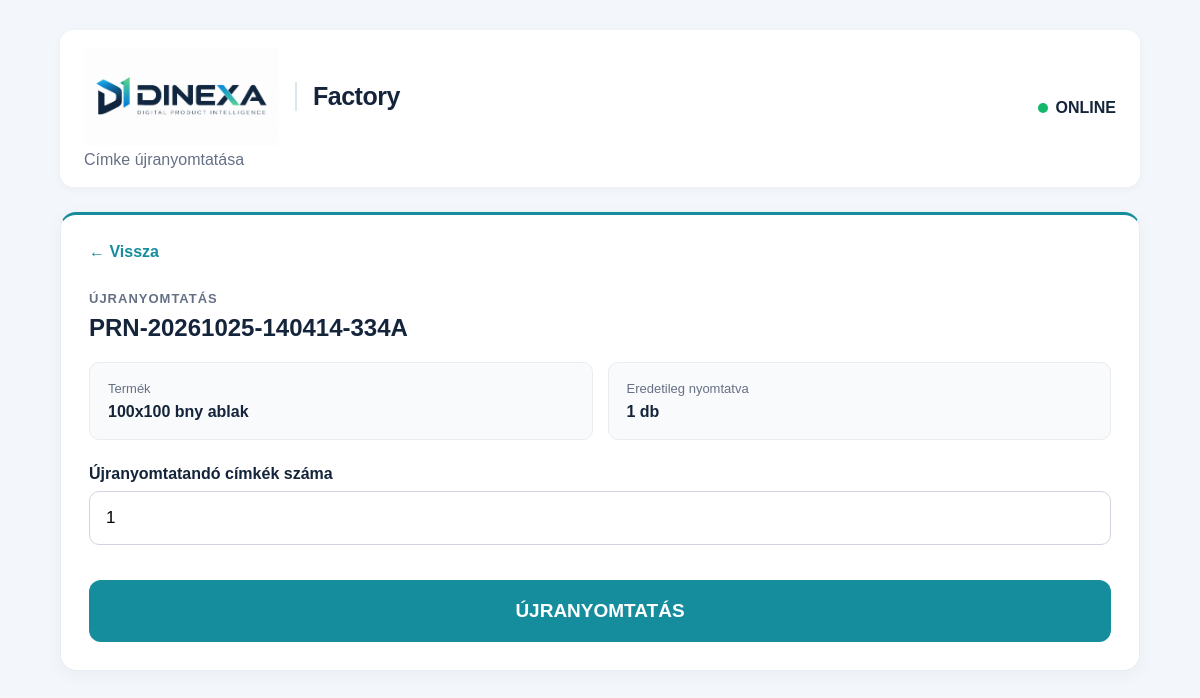
The page /reprint/PRN-20261025-140414-334A (signed in) on the database its author committed.
### tables this page shows
CREATE TABLE print_log (
            id INTEGER PRIMARY KEY AUTOINCREMENT,
            print_id TEXT UNIQUE NOT NULL,
            company TEXT NOT NULL,
            product TEXT NOT NULL,
            category TEXT,
            quantity INTEGER NOT NULL,
            employee_id TEXT,
            printed_at TEXT NOT NULL,
            status TEXT NOT NULL
        , product_id TEXT, synced INTEGER NOT NULL DEFAULT 0);

CREATE TABLE products (
            id INTEGER PRIMARY KEY AUTOINCREMENT,
            company_id TEXT NOT NULL,
            product_id TEXT UNIQUE NOT NULL,
            category_code TEXT NOT NULL,
            category_name TEXT NOT NULL,
            product_name TEXT NOT NULL,
            dpp_id TEXT UNIQUE NOT NULL,
            sku TEXT,
            active INTEGER NOT NULL DEFAULT 1
        , qr_file TEXT, central_category_id INTEGER, dpp_version INTEGER);

### app.py (the view, shortened to what this page needs)
@app.route("/reprint/<print_id>", methods=["GET", "POST"])
def reprint(print_id):
    if "employee_id" not in session:
        return redirect(url_for("login"))
    conn = sqlite3.connect(DATABASE)
    conn.row_factory = sqlite3.Row
    cursor = conn.cursor()
    cursor.execute("""
        SELECT
            print_log.*,
            products.product_name AS current_product_name,
            products.qr_file AS qr_file
        FROM print_log
        LEFT JOIN products
            ON print_log.product_id = products.product_id
        WHERE print_log.print_id = ?
    """, (print_id,))
    original_print = cursor.fetchone()
    conn.close()
    if not original_print:
        return "Ismeretlen PRN azonosító.", 404
    return render_template(
        "reprint.html",
        original_print=original_print
    )

### app.py (called while the page is built)
def _start_automatic_sync():
    global _SYNC_STARTED
    with _SYNC_START_LOCK:
        if _SYNC_STARTED:
            return
        _SYNC_STARTED = True
        threading.Thread(target=_automatic_sync_loop, name="dinexa-factory-sync", daemon=True).start()

@app.before_request
def _ensure_automatic_sync():
    _start_automatic_sync()
    if REACTIVATION_REQUIRED.exists():
        session.clear()
        if request.endpoint not in ("activate_workstation", "static"):
            return redirect(url_for("activate_workstation"))

### templates/reprint.html (shortened to what this page needs)
<!DOCTYPE html>
<html lang="hu">
<head>
    <link
        rel="stylesheet"
        href="{{ url_for('static', filename='style.css') }}"
    >
</head>
<body>
<div class="app">
    <header>
        <div>
            <div class="dinexa-brand">
                <img src="{{ url_for('static', filename='images/dinexa-logo.png') }}" alt="DINEXA">
                <span class="dinexa-product-name">Factory</span>
            </div>
            <p>Címke újranyomtatása</p>
        </div>
        <div class="online">
            <span></span>
            ONLINE
        </div>
    </header>
    <section class="print-card">
        <a
            href="{{ url_for('search_print', print_id=original_print['print_id']) }}"
            class="back-link"
        >
            ← Vissza
        </a>
        <p class="section-label">
            ÚJRANYOMTATÁS
        </p>
        <h2>
            {{ original_print["print_id"] }}
        </h2>
        <div class="search-grid">
            <div>
                <span>Termék</span>
                <strong>
                    {% if original_print["current_product_name"] %}
                        {{ original_print["current_product_name"] }}
                    {% else %}
                        {{ original_print["product"] }}
                    {% endif %}
                </strong>
            </div>
            <div>
                <span>Eredetileg nyomtatva</span>
                <strong>
                    {{ original_print["quantity"] }} db
                </strong>
            </div>
        </div>
        <form method="POST">
            <div class="form-group">
                <label for="quantity">
                    Újranyomtatandó címkék száma
                </label>
                <input
                    type="number"
                    id="quantity"
                    name="quantity"
                    value="1"
                    min="1"
                    required
                >
            </div>
            <button
                type="submit"
                class="dpp-button"
            >
                ÚJRANYOMTATÁS
            </button>
        </form>
    </section>
</div>
</body>
</html>

### static/style.css (style rules this page uses)
* { box-sizing: border-box; }
body { margin: 0; font-family: Arial, Helvetica, sans-serif; background: #f2f4f7; color: #1d2939; }
.app { max-width: 950px; margin: 0 auto; padding: 30px; }
header { display: flex; justify-content: space-between; align-items: center; margin-bottom: 25px; }
header p { margin: 5px 0 0; color: #667085; }
.online { display: flex; align-items: center; gap: 8px; font-weight: bold; }
.online span, .sync-status span { width: 10px; height: 10px; background: #12b76a; border-radius: 50%; }
.company-card, .print-card { background: white; border-radius: 16px; padding: 28px; margin-bottom: 22px; box-shadow: 0 2px 8px rgba(0,0,0,0.06); }
.section-label { margin: 0 0 8px; font-size: 13px; font-weight: bold; color: #667085; letter-spacing: 1px; }
.company-card h2, .print-card h2 { margin-top: 0; }
.form-group { margin-top: 25px; }
label { display: block; margin-bottom: 8px; font-weight: bold; }
.dpp-button { width: 100%; margin-top: 35px; padding: 20px; border: 0; border-radius: 12px; background: #1d2939; color: white; font-size: 19px; font-weight: bold; cursor: pointer; }
.back-link { display: inline-block; margin-bottom: 30px; color: #475467; text-decoration: none; font-weight: bold; }
input { width: 100%; padding: 16px; border: 1px solid #d0d5dd; border-radius: 10px; background: white; font-size: 17px; }
.search-grid { display: grid; grid-template-columns: 1fr 1fr; gap: 15px; margin-top: 20px; }
.search-grid div { padding: 18px; background: #f9fafb; border: 1px solid #eaecf0; border-radius: 10px; }
.search-grid span { display: block; color: #667085; font-size: 13px; margin-bottom: 7px; }
:root { --dinexa-navy: #14243a; --dinexa-teal: #168d9d; --dinexa-bg: #f3f6fa; }
body { background: var(--dinexa-bg); color: var(--dinexa-navy); }
.app { max-width: 1140px; }
.app > header { background: #fff; padding: 18px 24px; border-radius: 14px; box-shadow: 0 2px 10px rgba(20,36,58,.04); }
.dinexa-brand { display: flex; align-items: center; gap: 16px; min-width: 0; }
.dinexa-brand img { width: 195px; max-width: 45vw; height: auto; display: block; }
.dinexa-product-name { font-size: 25px; font-weight: 750; letter-spacing: -.5px; color: var(--dinexa-navy); padding-left: 16px; border-left: 2px solid #dce7ed; }
.company-card, .print-card { border: 1px solid #e7edf2; box-shadow: 0 4px 18px rgba(20,36,58,.04); }
.print-card { border-top: 3px solid var(--dinexa-teal); }
.dpp-button, .new-print-button, .search-button { background: var(--dinexa-teal); color: white; transition: background .15s ease; }
.back-link, .doc-back { color: var(--dinexa-teal); }

### rows shown on the page
print_log: print_id "PRN-20261025-140414-334A", quantity "1"
products: current_product_name "100x100 bny ablak"
